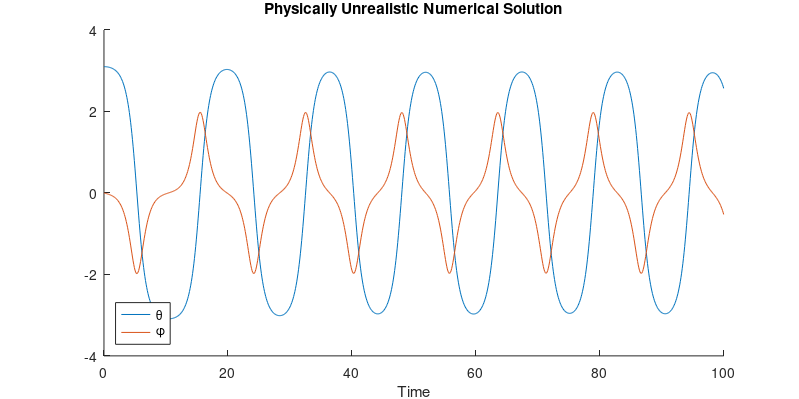
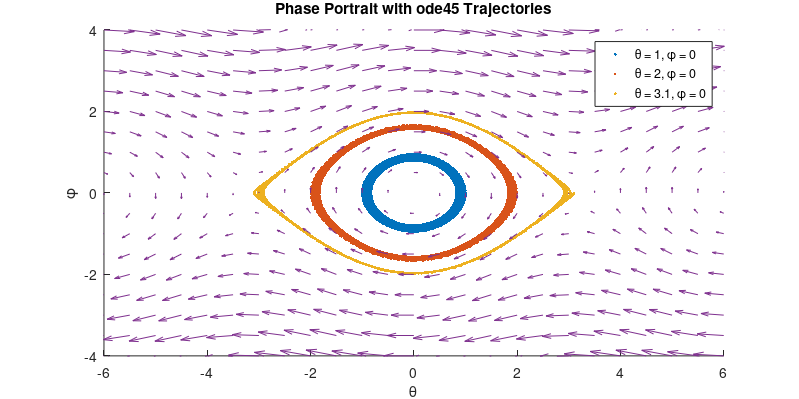

The MATLAB source for these figures, in order: (Note: this script raises an error after producing the figures.)
% Problem 2
g = 9.8;
l = 10;
T = 100;
dt = 0.1;
ts = 0:dt:T;

dthedt = @(the,phi) phi;
dphidt = @(the,phi) -g*sin(the)/l;

Z0 = [3.1;0];

odefun = @(t,Z) [ dthedt(Z(1),Z(2));
                  dphidt(Z(1),Z(2)) ];
[tsol,zsol] = ode45(odefun,ts,Z0);

clf
set(gcf, 'position', [100 100 800 400], 'paperpositionmode', 'auto')
hold on
plot(ts, zsol(:,1))
plot(ts, zsol(:,2))
xlim([0,T])
xlabel('Time')
legend('\theta', '\phi', 'Location', 'SouthWest')
title('Physically Unrealistic Numerical Solution')

print(gcf, '-dpng', 'non_conservative_pendulum.png')

% Problem 3
theVec = -6:0.5:6;
phiVec = -4:0.5:4;
ts = 0:0.1:1000;
[thegrid, phigrid] = meshgrid(theVec, phiVec);
[tsol, zsol1] = ode45(odefun,ts,[1;0]);
[tsol, zsol2] = ode45(odefun,ts,[2;0]);
[tsol, zsol3] = ode45(odefun,ts,[3.1;0]);

clf
set(gcf, 'position', [100 100 800 400], 'paperpositionmode', 'auto')
hold on
plot(zsol1(:,1), zsol1(:,2),'.')
plot(zsol2(:,1), zsol2(:,2),'.')
plot(zsol3(:,1), zsol3(:,2),'.')
quiver(thegrid, phigrid, dthedt(thegrid, phigrid), dphidt(thegrid, phigrid))
xlim([-6,6])
ylim([-4,4])
xlabel('\theta')
ylabel('\phi')
legend('\theta = 1, \phi = 0','\theta = 2, \phi = 0','\theta = 3.1, \phi = 0')
title('Phase Portrait with ode45 Trajectories')

print(gcf, '-dpng', 'pendulum_phase_ode45.png')

% Problem 5
ts = 0:dt:T;
dthedt2 = @(t,the,phi) phi;
dphidt2 = @(t,the,phi) -g*sin(the)/l;

[tsol, thesol, phisol] = symplecticEuler(dthedt2,dphidt2,ts,3.1,0);

clf
set(gcf, 'position', [100 100 800 400], 'paperpositionmode', 'auto')
hold on
plot(ts, thesol(:))
plot(ts, phisol(:))
xlim([0,T])
xlabel('Time')
legend('\theta', '\phi', 'Location', 'NorthEast')
title('Energy-Conserving Numerical Solution')

print(gcf, '-dpng', 'conservative_pendulum.png')

% Problem 6
ts = 0:0.1:1000;
[tsol, thesol1, phisol1] = symplecticEuler(dthedt2,dphidt2,ts,1,0);
[tsol, thesol2, phisol2] = symplecticEuler(dthedt2,dphidt2,ts,2,0);
[tsol, thesol3, phisol3] = symplecticEuler(dthedt2,dphidt2,ts,3.1,0);

clf
set(gcf, 'position', [100 100 800 400], 'paperpositionmode', 'auto')
hold on
plot(thesol1(:), phisol1(:),'.')
plot(thesol2(:), phisol2(:),'.')
plot(thesol3(:), phisol3(:),'.')
quiver(thegrid, phigrid, dthedt(thegrid, phigrid), dphidt(thegrid, phigrid))
xlim([-6,6])
ylim([-4,4])
xlabel('\theta')
ylabel('\phi')
legend('\theta = 1, \phi = 0','\theta = 2, \phi = 0','\theta = 3.1, \phi = 0')
title('Phase Portrait with Symplectic Euler Trajectories \Delta t = 0.1')

print(gcf, '-dpng', 'pendulum_phase_sympEuler_dt_0.1.png')

ts = 0:0.5:1000;
[tsol, thesol1, phisol1] = symplecticEuler(dthedt2,dphidt2,ts,1,0);
[tsol, thesol2, phisol2] = symplecticEuler(dthedt2,dphidt2,ts,2,0);
[tsol, thesol3, phisol3] = symplecticEuler(dthedt2,dphidt2,ts,3.1,0);

clf
set(gcf, 'position', [100 100 800 400], 'paperpositionmode', 'auto')
hold on
plot(thesol1(:), phisol1(:),'.')
plot(thesol2(:), phisol2(:),'.')
plot(thesol3(:), phisol3(:),'.')
quiver(thegrid, phigrid, dthedt(thegrid, phigrid), dphidt(thegrid, phigrid))
xlim([-6,6])
ylim([-4,4])
xlabel('\theta')
ylabel('\phi')
legend('\theta = 1, \phi = 0','\theta = 2, \phi = 0','\theta = 3.1, \phi = 0')
title('Phase Portrait with Symplectic Euler Trajectories \Delta t = 0.5')

print(gcf, '-dpng', 'pendulum_phase_sympEuler_dt_0.5.png')

% Problem 11
load('tprism_spec.mat')
c = 5;
dt = 0.01;
ts = 0:dt:50;
X0 = nodes;
V0 = zeros(6,3);
dXdt = @(t,X,V) V;
dVdt = @(t,X,V) calcSpringForces(X, springs)-c*V;

[tsol, Xsol, Vsol] = symplecticEuler(dXdt,dVdt,ts,X0,V0);
Xrest = Xsol(end,:);

[nodesF2, augmentSpring] = calcSpringForces(Xrest,springs);

clf
set(gcf, 'position', [100 100 400 400], 'paperpositionmode', 'auto')
hold on
drawSpringMassSystem(Xrest,springs)
view([-10 30])
title('Spring Mass System After Relaxation')

print(gcf, '-dpng', 'tprism_side.png')

clf
set(gcf, 'position', [100 100 400 400], 'paperpositionmode', 'auto')
hold on
drawSpringMassSystem(Xrest,springs)
view([0 90])
title('Spring Mass System After Relaxation')

print(gcf, '-dpng', 'tprism_above.png')

